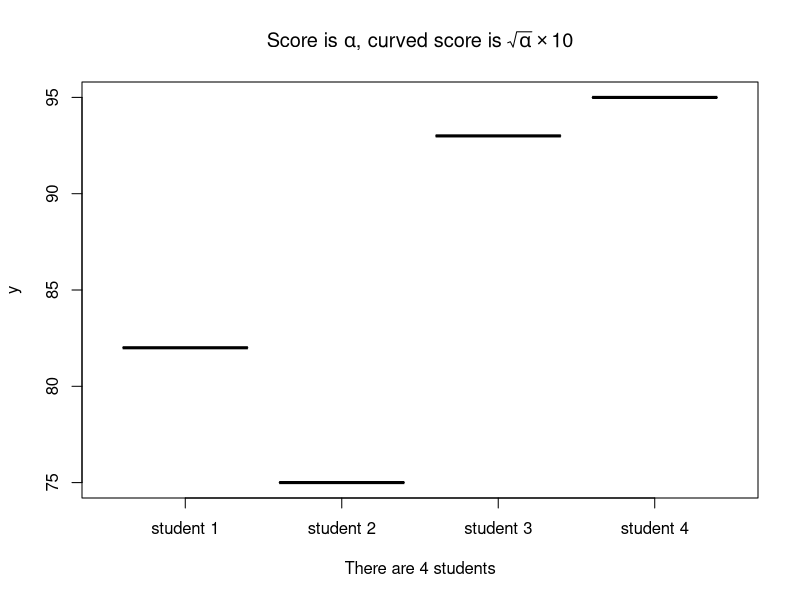

This chart was generated by the following R code:

df <- data.frame(names = c("Lucy", "John", "Mark", "Candy"),
                score = c(67, 56, 87, 91))
df

for (i in 1:4){
    df$student.no[i] <- paste("student", i)
    df$curved.score[i] <- round(sqrt(df$score[i]) * 10)
}

# Sometimes we want to incorporate the variables (e.g. index 'i') into a character string.
# paste() and expression() are very useful functions for dealing with text in R.
# We will talk about them in Section 4.4.

df

x <- NULL
for (i in 1:5){
    x[i] = 2*i
}
x

round(sqrt(df$score)*10)

9 %% 2   # 9 mod 2
9 %/% 2

# y %% x
i <- 0
y <- 9
x <- 2
while (y>=x){
    y <- y - x
    i <- i + 1
}
y   # modulus
i   # integer division
# why?

watermelon <- FALSE
no.orange <- if (watermelon == TRUE){
    "Buy 1 orange"
} else {
    print("Buy 6 oranges")   # As seen in class, print() is useless here.
}
no.orange

# I prefer a simple function, ifelse(test, yes, no)
watermelon <- F
ifelse(watermelon == TRUE, yes = "Buy 1 orange", no = "Buy 6 oranges")

i <- 0
# repeat {system("say Because they have watermelons!")
#         i <- i + 1
#     if (i>=3){
#         break
#     }
# }

i <- 0
y <- 9
x <- 2

repeat{
    y = y - x
    i = i + 1
    if (y <= x){
        break
    }
}

y # Modulus
i # Integer division

# Using indices from last lecture to change specific entries in R objects
df.copy <- df
df.copy$score[2] <- df.copy$student.no[3] <- NA
df.copy

is.na(df.copy)

# Total number of cells with missing values
sum(is.na(df.copy))

# Whether a data point (row) is complete
complete.cases(df.copy)

!complete.cases(df.copy)

# Inomplete data points
df.copy[!complete.cases(df.copy), ]
# Recall the logical operator "!"

# Taking the average score
mean(df.copy$score)

mean(df.copy$score, na.rm = TRUE)

sum(df.copy$score)
sum(df.copy$score, na.rm = T)

na.omit(df.copy)

Sys.Date()
# Note the standard date format in R

Sys.time() # Eastern Daylight Time

date()

first.hw.post <- as.Date("Oct 4, 2018", tryFormats = "%b %d, %Y")
first.hw.post

first.hw.due <- as.Date("2018년10월11일", tryFormats = "%Y년%m월%d일")
first.hw.due
# Just want to show you that any format can be recognized.
# As long as you can let R know how to read it.

# Help file: Date-time Conversion Functions to and from Character
# ?strptime

first.hw.due - Sys.Date()

as.numeric(Sys.Date())

# Time origin of R
Sys.Date() - as.numeric(Sys.Date())

# How long does it take R to load the survival package
time0 <- proc.time()
library(survival)
proc.time() - time0

format(Sys.Date(), format = "%A %B %d %Y")

# Absolute value
abs(-3)

ceiling(3.14159)

floor(3.14159)

trunc(3.14159)

signif(3.14159, 3)

# ?round

floor(9/2)
9 - floor(9/2)*2

for (i in 1:4){
    df$student.no[i] <- paste("student", i)
    df$curved.score[i] <- round(sqrt(df$score[i]) * 10)
}
str(df)

n <- nrow(df)
plot(as.factor(df$student.no), df$curved.score,
     # Math symbols in text
     main = expression(paste("Score is ", alpha, ", curved score is ", sqrt(alpha)%*%10)),
     # Variable value in text
     xlab = paste("There are", n, "students"))

df.scores <- df[, c("score", "curved.score")]; df.scores

apply(df.scores, MARGIN = 2, FUN = mean)

apply(df.scores, MARGIN = 1, FUN = diff)   # diff() calculates the difference - see Section 4.4.4

myarray <- array(1:12, dim = c(2,3,2)); print(myarray)

print(apply(myarray, MARGIN = c(2, 3), sum))

sapply(df, is.numeric)

age=c(1,6,4,5,8,5,4,3)
weight=c(45,65,34)
age

mean(age)

prod(age)

median(age)

var(age)
sd(age)

max(age)
min(age)
range(age)

which.max(age)   #returns the index of the greatest element of x
which.min(age)   #returns the index of the smallest element of x

seq(from = 0, to = 1, by = 0.25)
quantile(age, probs = seq(from = 0, to = 1, by = 0.25))
# Returns the specified quantiles.

unique(age)   # Gives the vector of distinct values

diff(age)   # Replaces a vector by the vector of first differences

sort(age)   # Sorts elements into order

age[order(age)]   # x[order(x)] orders elements of x

cumsum(age)   # Cumulative sums
cumprod(age)   # Cumulative products

age
cat <- cut(age, breaks = 2); cat   # Divide continuous variable in factor with n levels
table(cat)   # Cross tabulation and table creation

# Split the variable into categories
age.cat <- split(age, cut(age,2))
age.cat

# split() gives a list
str(age.cat)

# lapply: list apply
lapply(age.cat, mean)

# The structure

func_name <- function(argument){
    statement
}

X.to.the.power.of.Y <- function(y, x){
    x^y
}
X.to.the.power.of.Y(x = 3, y = 2)
X.to.the.power.of.Y(3, 2)     # Following a question in class, note the difference.

df.scores

# The following code does not work
# apply(df.scores, MARGIN = 2, FUN = ^2)

# Instead we can do
my.fun <- function(x){x^2}
apply(df.scores, MARGIN = 2, FUN = my.fun)

# Two inputs, y and x, so two arguments

# Option 1 - use %% and %/% operators
modulus1 <- function(y, x){
    mod <- y %% x
    int.div <- y %/% x
    return(list(modulus=mod, integer.division=int.div))
}
out1 <- modulus1(y = 9, x = 2)
print(out1)
str(out1)

out1$modulus
out1$integer.division

# Option 2 - use trunc() or floor()

modulus2 <- function(y, x){
    mod <- trunc(y/x)     # or floor(y/x)
    int.div <- y - x * mod
    return(c(modulus=mod, integer.division=int.div))
}
out2 <- modulus2(9, 2)
print(out2)
str(out2)

out2[1]
out2[2]

# Option 3 - use loops

modulus3 <- function(y, x){
    i <- 0
    while (y>=x){
        y <- y - x
        i <- i + 1
    }
    return(cat("modulus=", y, ", Integer division=", i)) # modulus
}

# I want modulus(y, x) to give me 'y mod x' for any integers y and x.
out3 <- modulus3(9, 2)

# Note that without printing out3, the result is already shown.
